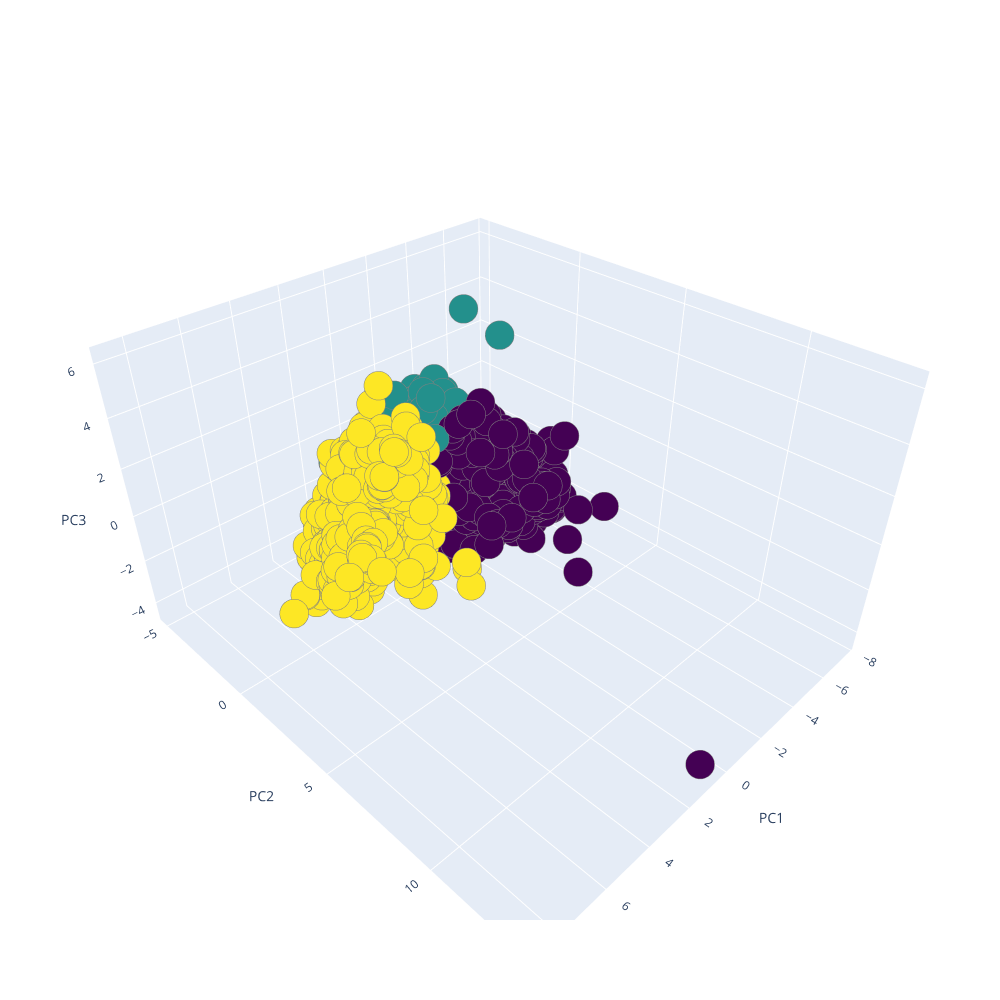

Notebook cell for this chart:
### Code cell
pca2 = PCA(n_components=3).fit(df_scale)
pca2d = pca2.transform(df_scale)
Scene = dict(xaxis = dict(title  = 'PC1'),yaxis = dict(title  = 'PC2'),zaxis = dict(title  = 'PC3'))
labels = labels_pca_scale
trace = go.Scatter3d(x=pca2d[:,0], y=pca2d[:,1], z=pca2d[:,2], mode='markers',marker=dict(color = labels, colorscale='Viridis', size = 10, line = dict(color = 'gray',width = 5)))
layout = go.Layout(margin=dict(l=0,r=0),scene = Scene, height = 1000,width = 1000)
data = [trace]
fig = go.Figure(data = data, layout = layout)
fig.show()

### Figure 1 — Plotly figure (JSON) as saved in the notebook; plotly's stock layout.template omitted (floating-point values rounded to 4 significant figures; data arrays with more than 128 entries replaced by an {"elided": "..."} marker saying what was removed)
{"data": [{"marker": {"color": {"elided": "6497 int values"}, "colorscale": [[0, "#440154"], [0.1111, "#482878"], [0.2222, "#3e4989"], [0.3333, "#31688e"], [0.4444, "#26828e"], [0.5556, "#1f9e89"], [0.6667, "#35b779"], [0.7778, "#6ece58"], [0.8889, "#b5de2b"], [1, "#fde725"]], "line": {"color": "gray", "width": 5}, "size": 10}, "mode": "markers", "type": "scatter3d", "x": {"elided": "6497 float values"}, "y": {"elided": "6497 float values"}, "z": {"elided": "6497 float values"}}], "layout": {"height": 1000, "margin": {"l": 0, "r": 0}, "scene": {"xaxis": {"title": {"text": "PC1"}}, "yaxis": {"title": {"text": "PC2"}}, "zaxis": {"title": {"text": "PC3"}}}, "width": 1000}}
